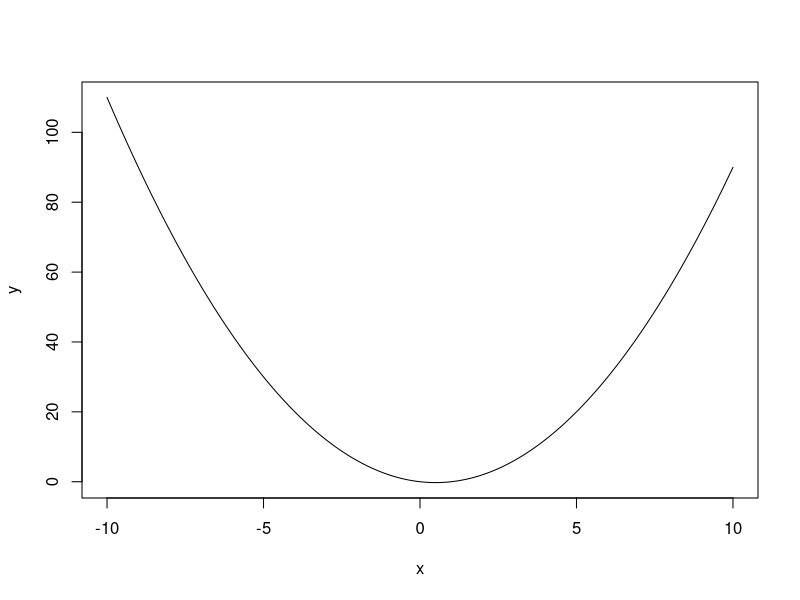
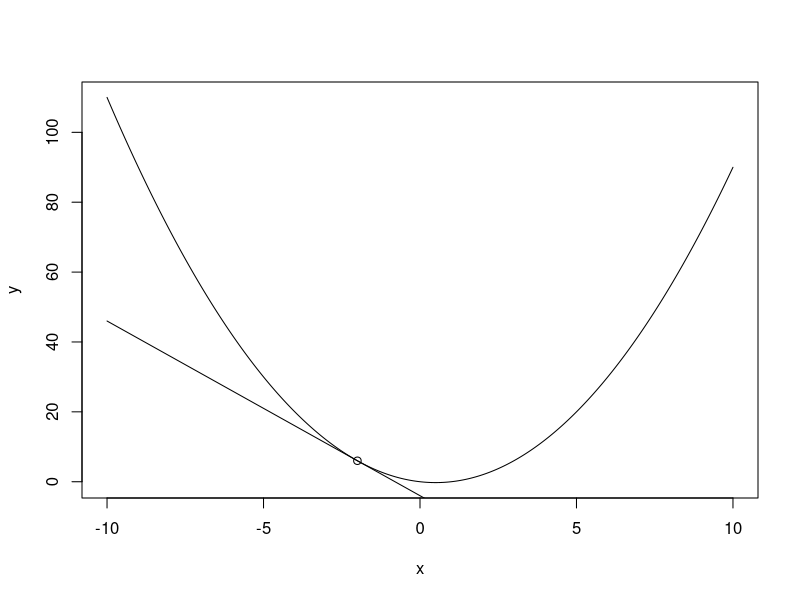

Generate these figures, in order, with R:
rm(list=ls())
f <- function(x){x^2-x}

x <- seq(-10,10,0.001)
y <- f(x)

plot(x,y,type='l')

tangent_line <- function(x){6 - 5*(x+2)}
tangent_line_v2 <- function(x){-5*(x+2) + 6}
tangent_line_outputs <-tangent_line(x)

plot(x,y,type='l')
lines(x,tangent_line_outputs)
points(-2,f(-2))
